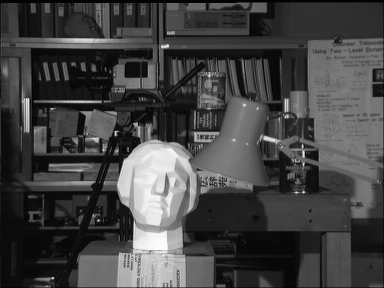
#> input picture tsukuba_l.png, 384 x 288 px
$ python how_to_disparity.py
#> lines starting #> are read from the running program, lines starting #| are printed output that depends on the picture
# Skript zur Tiefenberechnung anhand eines Stereo-Bildes (zweier Bilder)
# https://docs.opencv.org/4.5.2/dd/d53/tutorial_py_depthmap.htmlimport numpy as np

import cv2 as cv
import matplotlib.pyplot as plt
import numpy as np

imgL = cv.imread('tsukuba_l.png', 0)
#> imgL is the input picture: shape (288, 384); min 0, max 252, mean 67.6
imgR = cv.imread('tsukuba_r.png', 0)
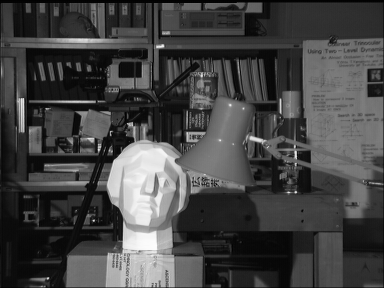
#> input picture tsukuba_r.png, 384 x 288 px
#> imgR is the input picture: shape (288, 384); min 0, max 253, mean 68
stereo = cv.StereoBM_create(numDisparities=32, blockSize=5)
disparity = stereo.compute(imgL, imgR)
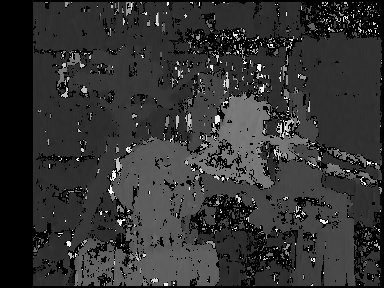
#> disparity: shape (288, 384) int16; min -16, max 496, mean 86.8; drawn with min black and max white

plt.figure()
plt.subplot(1, 2, 1)
plt.imshow(disparity, 'gray')

gray_hist = cv.calcHist([np.float32(disparity)], [0], None, [120], [-20, 256])
#> gray_hist = 120 values, max 27907 at index 1, min 0 at index 0, mean 893.9
plt.subplot(1, 2, 2)
plt.title('gray histogram')
plt.xlabel('bins')
plt.ylabel('# of pixels')
plt.plot(gray_hist)
plt.show()
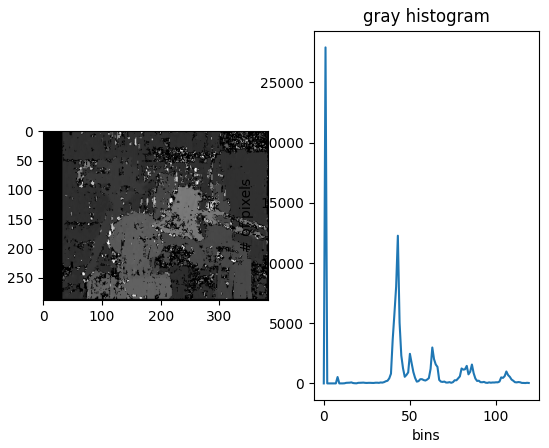
#> figure drawn by matplotlib, 2 panels; panel 2: curve peaks at x = 1, y = 27907
